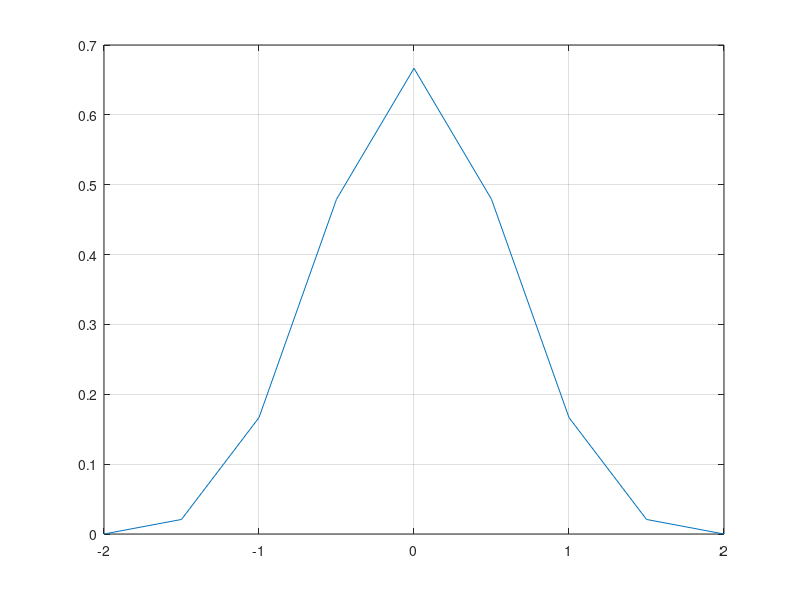
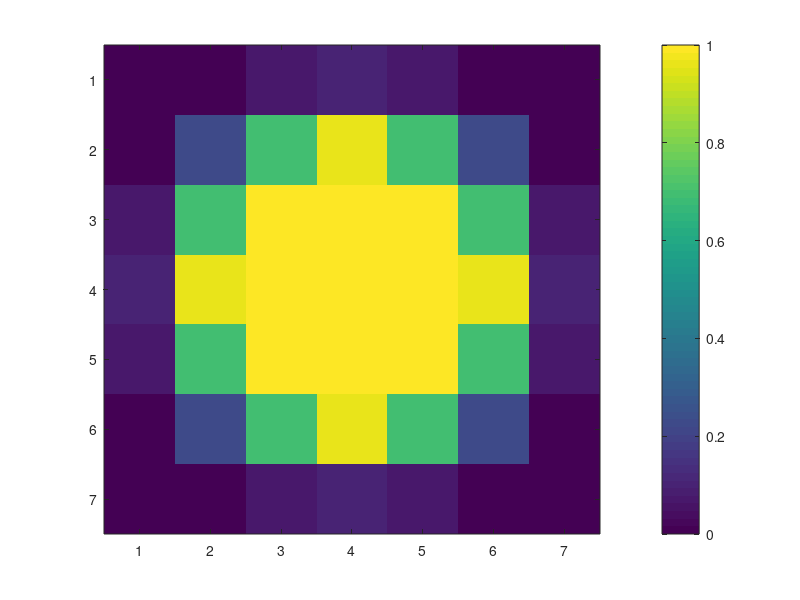
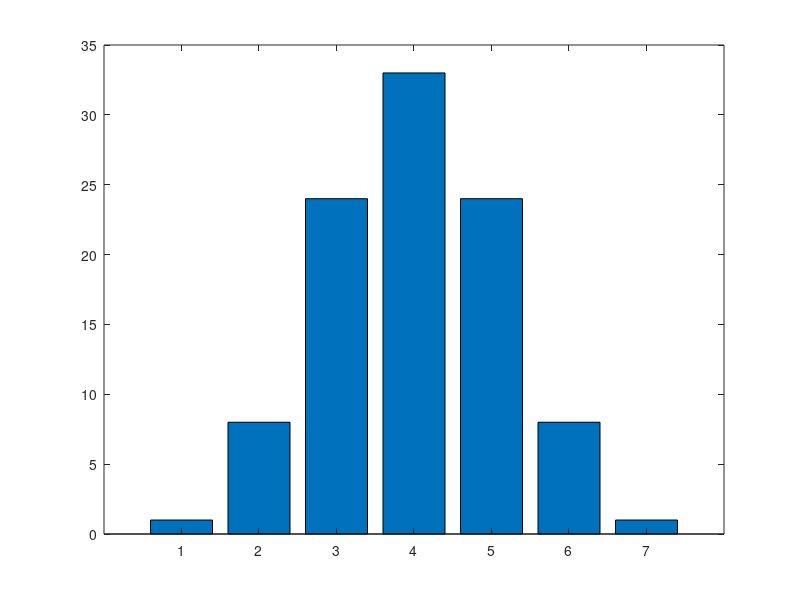
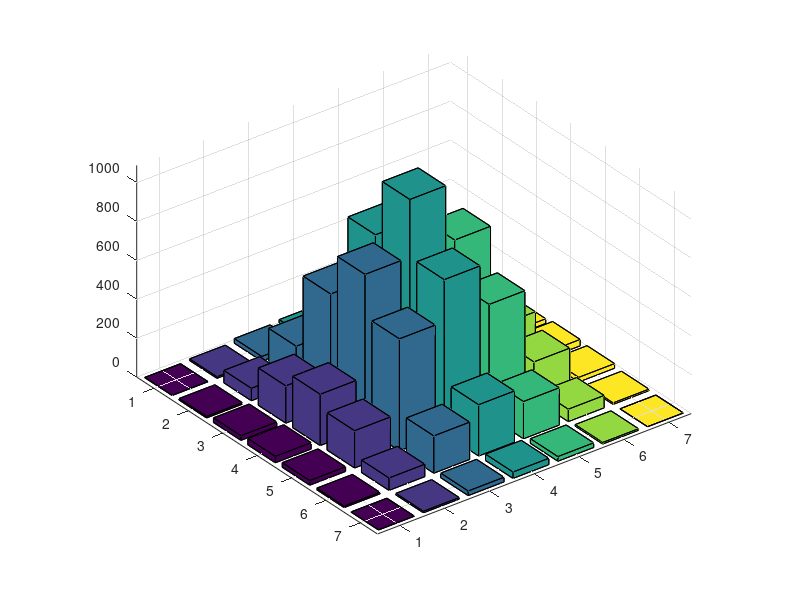

Reproduce these figures in MATLAB, in order.
% 
close all
clear all

%
%intensities = [ -2.5 : .01 : 2.5 ];
intensities = [ -2 -1.5 -1 -.5 0 .5 1 1.5 2 ];
x = abs( intensities );
cubicBSpline = ( 2/3 - x.^2 + x.^3/2 ) .* ( x < 1 ) + ...
               ( 2 - x ).^3 / 6 .* ( x >= 1 ) .* ( x < 2 );  % Eq (6) in UnserSPM1999

%               
figure( 'color', 'w' )
plot( intensities, cubicBSpline )
grid


%
in1D = round( cubicBSpline * 50 );
in1D = in1D( 2 : end-1 )

in2D = in1D' * in1D

%
figure( 'color', 'w' )
image( in2D / max( in2D(:) ) * 256)
colorbar

%
figure( 'color', 'w' )
bar( in1D )
tmp = getframe( gcf );
imwrite( tmp.cdata, 'in1D.png' );


%
figure( 'color', 'w' )
bar3( in2D )
tmp = getframe( gcf );
imwrite( tmp.cdata, 'in2D.png' );


